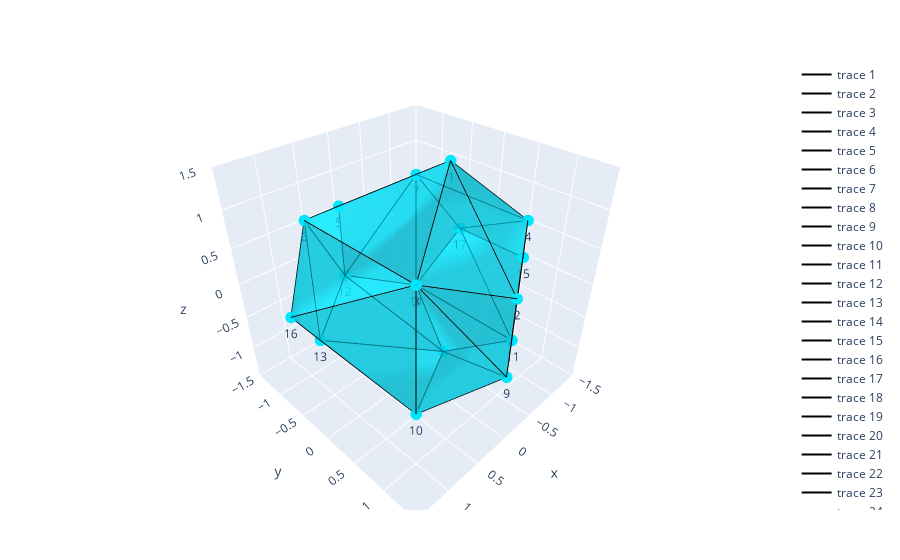

Notebook cell for this chart:
### Code cell
poly = triangulatePolyhedron(Dodecahedron)

display(poly.edges[[!isturnable(e, poly) for e in poly.edges]])

plotPolyhedron(triangulatePolyhedron(Dodecahedron))

### Figure 1 — Plotly figure (JSON) as saved in the notebook; plotly's stock layout.template omitted (floating-point values rounded to 4 significant figures)
{"data": [{"facecolor": ["#00E6FF", "#00E6FF", "#00E6FF", "#00E6FF", "#00E6FF", "#00E6FF", "#00E6FF", "#00E6FF", "#00E6FF", "#00E6FF", "#00E6FF", "#00E6FF", "#00E6FF", "#00E6FF", "#00E6FF", "#00E6FF", "#00E6FF", "#00E6FF", "#00E6FF", "#00E6FF", "#00E6FF", "#00E6FF", "#00E6FF", "#00E6FF", "#00E6FF", "#00E6FF", "#00E6FF", "#00E6FF", "#00E6FF", "#00E6FF"], "i": [0, 1, 0, 4, 7, 8, 7, 11, 2, 2, 3, 3, 10, 5, 5, 12, 6, 6, 13, 2, 3, 3, 16, 9, 10, 10, 16, 0, 7, 2], "j": [2, 3, 5, 6, 9, 10, 12, 13, 1, 8, 1, 8, 14, 4, 11, 15, 4, 11, 16, 5, 0, 6, 14, 12, 7, 13, 14, 2, 9, 9], "k": [1, 0, 4, 0, 8, 7, 11, 7, 8, 9, 8, 10, 3, 11, 12, 5, 11, 13, 6, 15, 6, 16, 3, 15, 13, 16, 10, 5, 12, 15], "opacity": 0.6, "type": "mesh3d", "x": [-0.5393, 0, 0.8727, -0.8727, 0, 0.8727, -0.8727, -0.5393, 0, 0.8727, -0.8727, 0, 0.8727, -0.8727, -1.412, 1.412, -1.412], "y": [0, 1.412, 0.8727, 0.8727, -1.412, -0.8727, -0.8727, 0, 1.412, 0.8727, 0.8727, -1.412, -0.8727, -0.8727, 0.5393, -0.5393, -0.5393], "z": [1.412, 0.5393, 0.8727, 0.8727, 0.5393, 0.8727, 0.8727, -1.412, -0.5393, -0.8727, -0.8727, -0.5393, -0.8727, -0.8727, 0, 0, 0]}, {"line": {"color": "black"}, "mode": "lines", "type": "scatter3d", "x": [-0.5393, -0.8727], "y": [0, 0.8727], "z": [1.412, 0.8727]}, {"line": {"color": "black"}, "mode": "lines", "type": "scatter3d", "x": [-0.5393, -0.8727], "y": [0, -0.8727], "z": [1.412, 0.8727]}, {"line": {"color": "black"}, "mode": "lines", "type": "scatter3d", "x": [0, 0.8727], "y": [1.412, 0.8727], "z": [0.5393, 0.8727]}, {"line": {"color": "black"}, "mode": "lines", "type": "scatter3d", "x": [0, -0.8727], "y": [1.412, 0.8727], "z": [0.5393, 0.8727]}, {"line": {"color": "black"}, "mode": "lines", "type": "scatter3d", "x": [0, 0], "y": [1.412, 1.412], "z": [0.5393, -0.5393]}, {"line": {"color": "black"}, "mode": "lines", "type": "scatter3d", "x": [-0.8727, -1.412], "y": [0.8727, 0.5393], "z": [0.8727, 0]}, {"line": {"color": "black"}, "mode": "lines", "type": "scatter3d", "x": [0, 0.8727], "y": [-1.412, -0.8727], "z": [0.5393, 0.8727]}, {"line": {"color": "black"}, "mode": "lines", "type": "scatter3d", "x": [0, -0.8727], "y": [-1.412, -0.8727], "z": [0.5393, 0.8727]}, {"line": {"color": "black"}, "mode": "lines", "type": "scatter3d", "x": [0, 0], "y": [-1.412, -1.412], "z": [0.5393, -0.5393]}, {"line": {"color": "black"}, "mode": "lines", "type": "scatter3d", "x": [0.8727, 1.412], "y": [-0.8727, -0.5393], "z": [0.8727, 0]}, {"line": {"color": "black"}, "mode": "lines", "type": "scatter3d", "x": [-0.8727, -1.412], "y": [-0.8727, -0.5393], "z": [0.8727, 0]}, {"line": {"color": "black"}, "mode": "lines", "type": "scatter3d", "x": [-0.5393, -0.8727], "y": [0, 0.8727], "z": [-1.412, -0.8727]}, {"line": {"color": "black"}, "mode": "lines", "type": "scatter3d", "x": [-0.5393, -0.8727], "y": [0, -0.8727], "z": [-1.412, -0.8727]}, {"line": {"color": "black"}, "mode": "lines", "type": "scatter3d", "x": [0, 0.8727], "y": [1.412, 0.8727], "z": [-0.5393, -0.8727]}, {"line": {"color": "black"}, "mode": "lines", "type": "scatter3d", "x": [0, -0.8727], "y": [1.412, 0.8727], "z": [-0.5393, -0.8727]}, {"line": {"color": "black"}, "mode": "lines", "type": "scatter3d", "x": [-0.8727, -1.412], "y": [0.8727, 0.5393], "z": [-0.8727, 0]}, {"line": {"color": "black"}, "mode": "lines", "type": "scatter3d", "x": [0, 0.8727], "y": [-1.412, -0.8727], "z": [-0.5393, -0.8727]}, {"line": {"color": "black"}, "mode": "lines", "type": "scatter3d", "x": [0, -0.8727], "y": [-1.412, -0.8727], "z": [-0.5393, -0.8727]}, {"line": {"color": "black"}, "mode": "lines", "type": "scatter3d", "x": [0.8727, 1.412], "y": [-0.8727, -0.5393], "z": [-0.8727, 0]}, {"line": {"color": "black"}, "mode": "lines", "type": "scatter3d", "x": [-0.8727, -1.412], "y": [-0.8727, -0.5393], "z": [-0.8727, 0]}, {"line": {"color": "black"}, "mode": "lines", "type": "scatter3d", "x": [-1.412, -1.412], "y": [0.5393, -0.5393], "z": [0, 0]}, {"line": {"color": "black"}, "mode": "lines", "type": "scatter3d", "x": [-0.5393, 0.8727], "y": [0, 0.8727], "z": [1.412, 0.8727]}, {"line": {"color": "black"}, "mode": "lines", "type": "scatter3d", "x": [-0.5393, 0], "y": [0, 1.412], "z": [1.412, 0.5393]}, {"line": {"color": "black"}, "mode": "lines", "type": "scatter3d", "x": [-0.5393, 0.8727], "y": [0, -0.8727], "z": [1.412, 0.8727]}, {"line": {"color": "black"}, "mode": "lines", "type": "scatter3d", "x": [-0.5393, 0], "y": [0, -1.412], "z": [1.412, 0.5393]}, {"line": {"color": "black"}, "mode": "lines", "type": "scatter3d", "x": [-0.5393, 0.8727], "y": [0, 0.8727], "z": [-1.412, -0.8727]}, {"line": {"color": "black"}, "mode": "lines", "type": "scatter3d", "x": [-0.5393, 0], "y": [0, 1.412], "z": [-1.412, -0.5393]}, {"line": {"color": "black"}, "mode": "lines", "type": "scatter3d", "x": [-0.5393, 0.8727], "y": [0, -0.8727], "z": [-1.412, -0.8727]}, {"line": {"color": "black"}, "mode": "lines", "type": "scatter3d", "x": [-0.5393, 0], "y": [0, -1.412], "z": [-1.412, -0.5393]}, {"line": {"color": "black"}, "mode": "lines", "type": "scatter3d", "x": [0.8727, 0], "y": [0.8727, 1.412], "z": [0.8727, -0.5393]}, {"line": {"color": "black"}, "mode": "lines", "type": "scatter3d", "x": [0.8727, 0.8727], "y": [0.8727, 0.8727], "z": [0.8727, -0.8727]}, {"line": {"color": "black"}, "mode": "lines", "type": "scatter3d", "x": [-0.8727, 0], "y": [0.8727, 1.412], "z": [0.8727, -0.5393]}, {"line": {"color": "black"}, "mode": "lines", "type": "scatter3d", "x": [-0.8727, -0.8727], "y": [0.8727, 0.8727], "z": [0.8727, -0.8727]}, {"line": {"color": "black"}, "mode": "lines", "type": "scatter3d", "x": [0.8727, 0], "y": [-0.8727, -1.412], "z": [0.8727, -0.5393]}, {"line": {"color": "black"}, "mode": "lines", "type": "scatter3d", "x": [0.8727, 0.8727], "y": [-0.8727, -0.8727], "z": [0.8727, -0.8727]}, {"line": {"color": "black"}, "mode": "lines", "type": "scatter3d", "x": [-0.8727, 0], "y": [-0.8727, -1.412], "z": [0.8727, -0.5393]}, {"line": {"color": "black"}, "mode": "lines", "type": "scatter3d", "x": [-0.8727, -0.8727], "y": [-0.8727, -0.8727], "z": [0.8727, -0.8727]}, {"line": {"color": "black"}, "mode": "lines", "type": "scatter3d", "x": [0.8727, 0.8727], "y": [0.8727, -0.8727], "z": [0.8727, 0.8727]}, {"line": {"color": "black"}, "mode": "lines", "type": "scatter3d", "x": [0.8727, 1.412], "y": [0.8727, -0.5393], "z": [0.8727, 0]}, {"line": {"color": "black"}, "mode": "lines", "type": "scatter3d", "x": [-0.8727, -0.8727], "y": [0.8727, -0.8727], "z": [0.8727, 0.8727]}, {"line": {"color": "black"}, "mode": "lines", "type": "scatter3d", "x": [-0.8727, -1.412], "y": [0.8727, -0.5393], "z": [0.8727, 0]}, {"line": {"color": "black"}, "mode": "lines", "type": "scatter3d", "x": [0.8727, 0.8727], "y": [0.8727, -0.8727], "z": [-0.8727, -0.8727]}, {"line": {"color": "black"}, "mode": "lines", "type": "scatter3d", "x": [0.8727, 1.412], "y": [0.8727, -0.5393], "z": [-0.8727, 0]}, {"line": {"color": "black"}, "mode": "lines", "type": "scatter3d", "x": [-0.8727, -0.8727], "y": [0.8727, -0.8727], "z": [-0.8727, -0.8727]}, {"line": {"color": "black"}, "mode": "lines", "type": "scatter3d", "x": [-0.8727, -1.412], "y": [0.8727, -0.5393], "z": [-0.8727, 0]}, {"marker": {"color": "#00E6FF", "size": 4}, "mode": "markers+text", "text": ["1", "2", "3", "4", "5", "6", "7", "8", "9", "10", "11", "12", "13", "14", "15", "16", "17"], "textposition": "bottom center", "type": "scatter3d", "x": [-0.5393, 0, 0.8727, -0.8727, 0, 0.8727, -0.8727, -0.5393, 0, 0.8727, -0.8727, 0, 0.8727, -0.8727, -1.412, 1.412, -1.412], "y": [0, 1.412, 0.8727, 0.8727, -1.412, -0.8727, -0.8727, 0, 1.412, 0.8727, 0.8727, -1.412, -0.8727, -0.8727, 0.5393, -0.5393, -0.5393], "z": [1.412, 0.5393, 0.8727, 0.8727, 0.5393, 0.8727, 0.8727, -1.412, -0.5393, -0.8727, -0.8727, -0.5393, -0.8727, -0.8727, 0, 0, 0]}], "layout": {"margin": {"b": 50, "l": 50, "r": 50, "t": 60}}}
